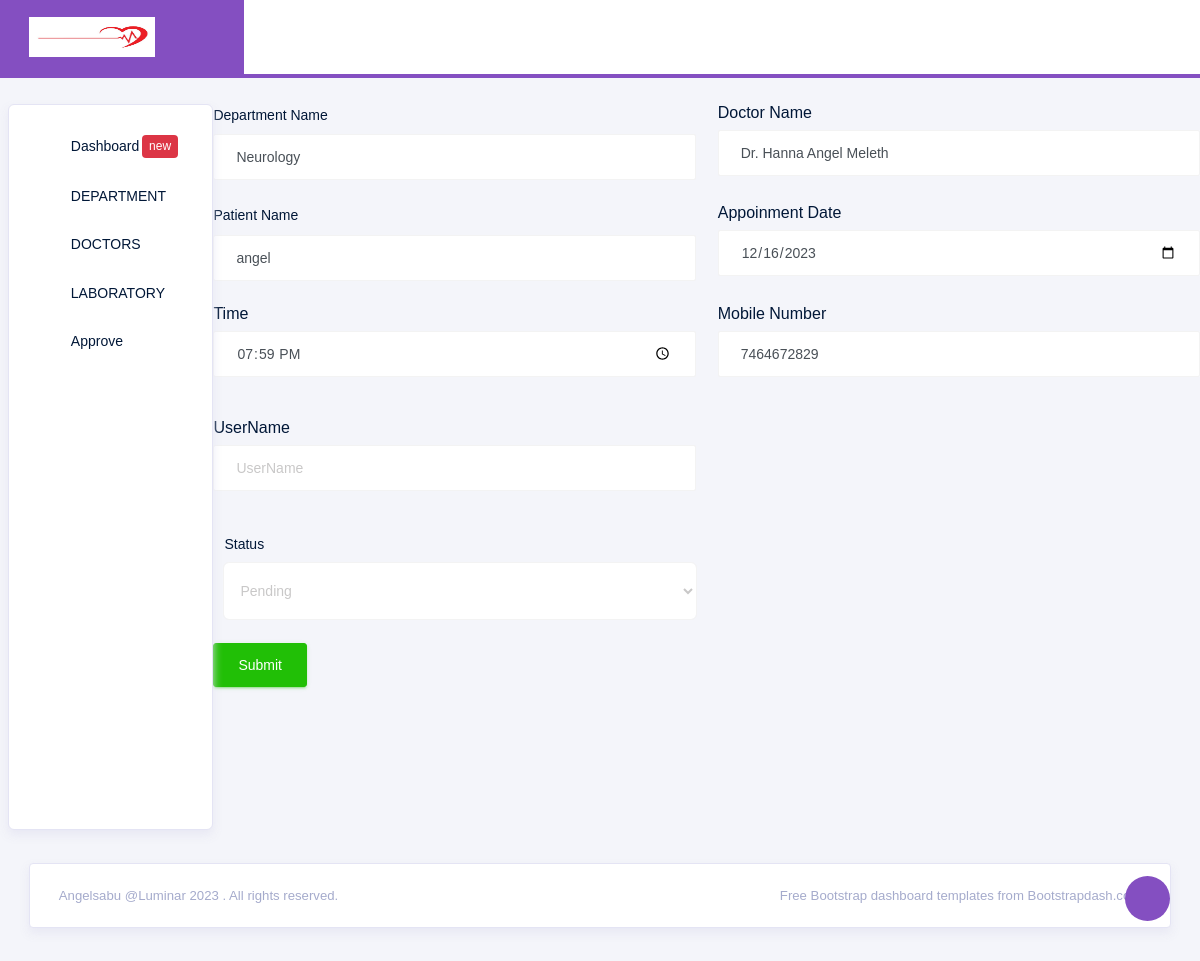
/HospitalBackend/approveedit/11, run on the app's committed database.
### HospitalFrontend/models.py (models this page shows)
class appoinmentDB(models.Model):
    patientname = models.CharField(max_length=100, null=True, blank=True)
    patientdob = models.DateField(max_length=100, null=True, blank=True)
    AppoinmentDate = models.DateField(max_length=100, null=True, blank=True)
    patienttime = models.TimeField(max_length=100, null=True, blank=True)
    patientnumber = models.CharField(max_length=10, null=True, blank=True)
    patientdes = models.CharField(max_length=100, null=True, blank=True)
    UserName = models.CharField(max_length=100, null=True, blank=True)
    Departmentname = models.CharField(max_length=100, null=True, blank=True)
    doc_name = models.CharField(max_length=100, null=True, blank=True)
    Status = models.CharField(max_length=100, null=True, blank=True)

### HospitalBackend/views.py (the view)
# urls.py: path('approveedit/<int:dataid>', views.approveedit, name="approveedit"),
def approveedit(request, dataid):
    appo = appoinmentDB.objects.get(id=dataid)
    return render(request, "approveedit.html", {'appo': appo})

### HospitalBackend/templates/approveedit.html (shortened to what this page needs)
<!DOCTYPE html>
{% extends 'index.html' %}
{% block content %}
<html lang="en">
<head>
</head>
<body>
 <form class="forms-sample" method="post" action="{% url 'updateapprove' dataid=appo.id %}" enctype="multipart/form-data">
                    <div class="row">
                         <div class="col-lg-6">
							<div class="form-group">
								<label>Department Name</label>
                                <input name="Departmentname" id="text" type="text" class="form-control" placeholder="" value="{{appo.Departmentname}}">
                            </div>
                        </div>
                        <div class="col-lg-6">
							<label>Doctor Name</label>
								<div class="form-group">
                                <input name="doc_name" id="text2" type="text" class="form-control" placeholder="" value="{{appo.doc_name}}">
                            </div>
                        </div>
                         <div class="col-lg-6">
                            <div class="form-group">
								<label>Patient Name</label>
                                <input name="patientname" id="date" type="text" class="form-control" placeholder="Patient Name" value="{{appo.patientname}}">
                            </div>
                        </div>
						<div class="col-lg-6">
							<label>Appoinment Date</label>
                            <div class="form-group">
                                <input name="AppoinmentDate" id="date2" type="date" class="form-control" placeholder="Appoinment Date" value="{{appo.AppoinmentDate|date:'Y-m-d'}}">
                            </div>
                        </div>
						 <div class="col-lg-6">
							 <label> Time </label>
                            <div class="form-group">
                                <input name="patienttime" id="time1" type="time" class="form-control" placeholder="Time..." value="{{appo.patienttime|time:'H:i'}}">
                            </div>
                        </div>
                        <div class="col-lg-6">
							<label> Mobile Number </label>
                            <div class="form-group">
                                <input name="patientnumber" id="phone" type="number" class="form-control" placeholder="Phone Number" value="{{appo.patientnumber}}">
                            </div><br>
                        </div>
						<div class="col-lg-6">
							<label> UserName </label>
                            <div class="form-group">
                                <input name="UserName" id="UserName" type="text" class="form-control" placeholder="UserName" value="{{request.session.Username}}">
                            </div><br>
                        </div>
                    </div>
				   <div class="col-lg-6">
                            <div class="form-group">
                                <label>Status</label>
                                <select class="form-control form-control-lg " id="exampleFormControlSelect1"  name="Status" value="{{appo.Status}}">
                        <option>Pending</option>
                    </select>
                            </div>
                        </div>
                    <form action="">
							<button type="submit" class="btn btn-success mr-2">Submit</button>
						</form>
                </form>
</div>
</div>
</body>
</html>
{% endblock %}

### data on the page
appoinmentDB: Departmentname "Neurology", doc_name "Dr. Hanna Angel Meleth", patientname "angel", AppoinmentDate "12/16/2023", patienttime "19:59", patientnumber "7464672829", Status "Pending"
